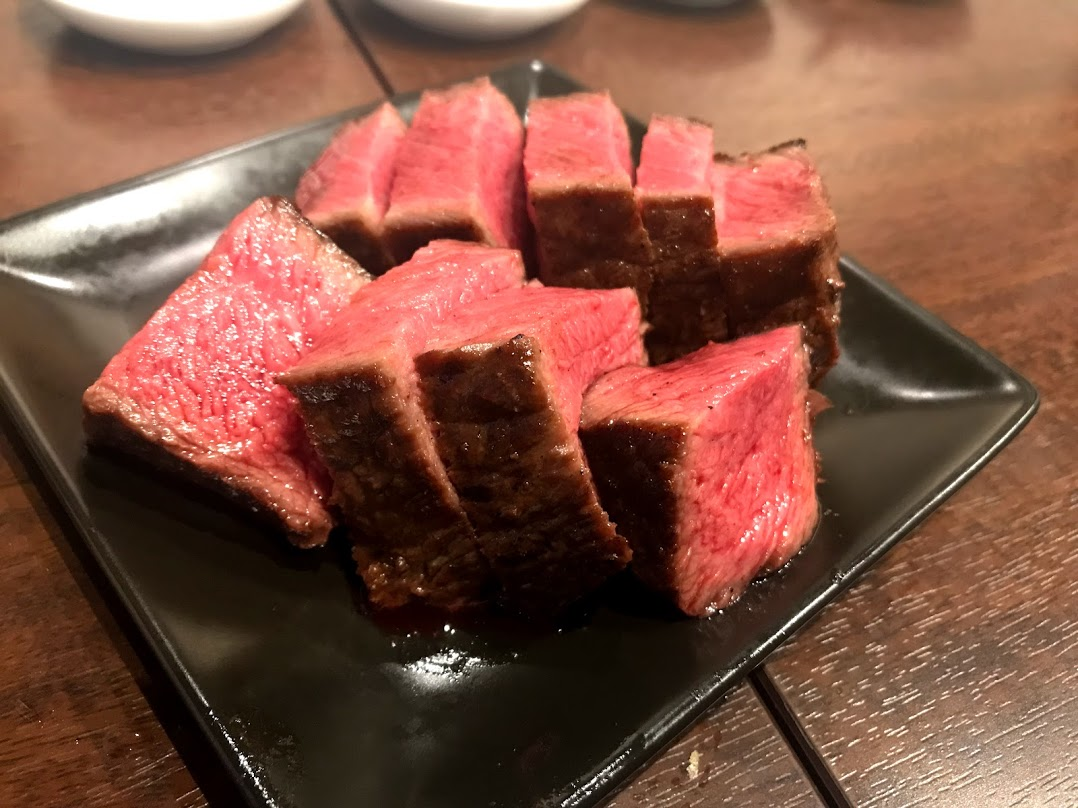
#> input picture niku.jpg, 1078 x 808 px
$ python img_datasize.py
#> lines starting #> are read from the running program, lines starting #| are printed output that depends on the picture
### img_resize.py
import os
import cv2 as cv

SAVE_DIR = "./pic_resize_data/"

#　画像読み込み
img_origin = cv.imread("niku.jpg")
#> img_origin is the input picture: shape (808, 1078, 3); mean B, G, R 65.7, 81.7, 128.2
height_origin = img_origin.shape[0]
#> height_origin = 808
width_origin  = img_origin.shape[1]
#> width_origin = 1078

#　圧縮して保存
comp_rate_array = [2,3,4,5,6,8,10,12,15,20]  #圧縮率
for i in comp_rate_array:
    height_rewrite = int(height_origin / i)
    width_rewrite  = int(width_origin / i)
    #  リサイズ
    img_rewrite = cv.resize(img_origin,(width_rewrite,height_rewrite))
    #  保存
    TITLE = "niku_div_" +str(i) + ".jpg"
    cv.imwrite(os.path.join(SAVE_DIR,TITLE),img_rewrite)
#> this loop made 10 passes
#> pass 3, `img_rewrite = cv.resize(img_origin,(width_rewrite,height_rewrite))`:
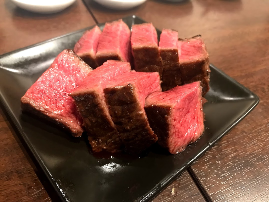
#> img_rewrite: shape (202, 269, 3); mean B, G, R 65.7, 81.7, 128.2

### img_datasize.py
from img_resize import TITLE
import os
import cv2 as cv

DATA_DIR = "./pic_resize_data/"
SAVE_DIR = "./pic_comparise_data/"

#  オリジナル画像読み込み
img_origin = cv.imread("niku.jpg")
height_origin = img_origin.shape[0]
width_origin  = img_origin.shape[1]

#　圧縮画像読み込み
NUM = 0
comp_rate = [4,9,16,25,36,64,100,144,225,400]
for img_name in os.listdir(DATA_DIR):
    img_div = cv.imread(os.path.join(DATA_DIR,img_name))
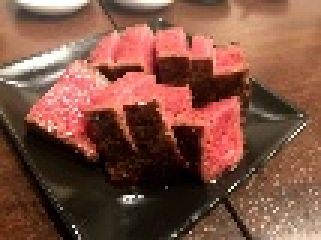
#> input picture pic_resize_data/div10_.jpg, 107 x 80 px (shown 3 times larger)
#> img_div is the input picture: shape (80, 107, 3); mean B, G, R 65.7, 81.5, 127.6
    if not img_div is None:
        #  リサイズ
        img_rest = cv.resize(img_div,(width_origin,height_origin))
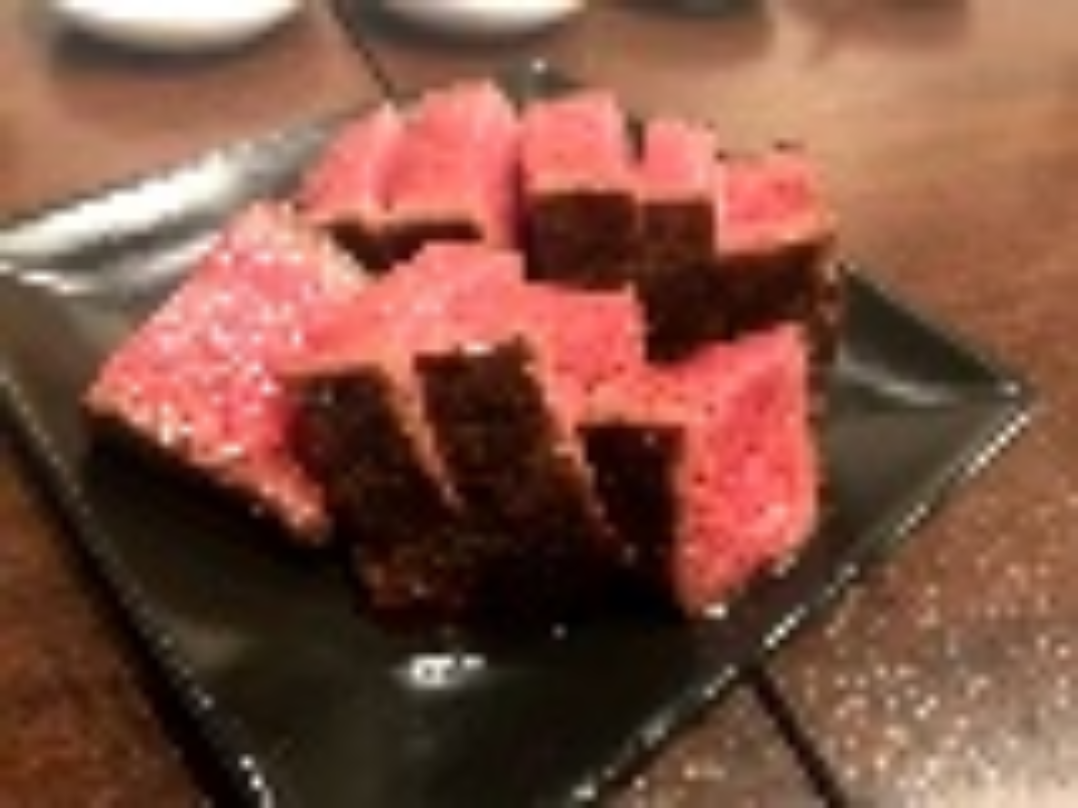
#> img_rest: shape (808, 1078, 3); mean B, G, R 65.6, 81.4, 127.5
        TITLE = "comp_rate_" + str(comp_rate[NUM]) + ".jpg"
        cv.imwrite(os.path.join(SAVE_DIR,TITLE),img_rest)
    NUM += 1
#> pass 2 of the loop `for img_name in os.listdir(DATA_DIR):`:
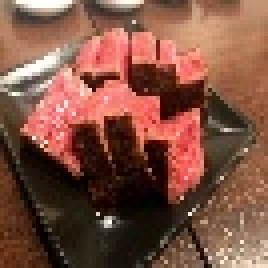
#> input picture pic_resize_data/div12_.jpg, 67 x 67 px (shown 4 times larger)
#> img_div is the input picture: shape (67, 67, 3); mean B, G, R 65.7, 81.5, 127.6
#> `img_rest = cv.resize(img_div,(width_origin,height_origin))`:
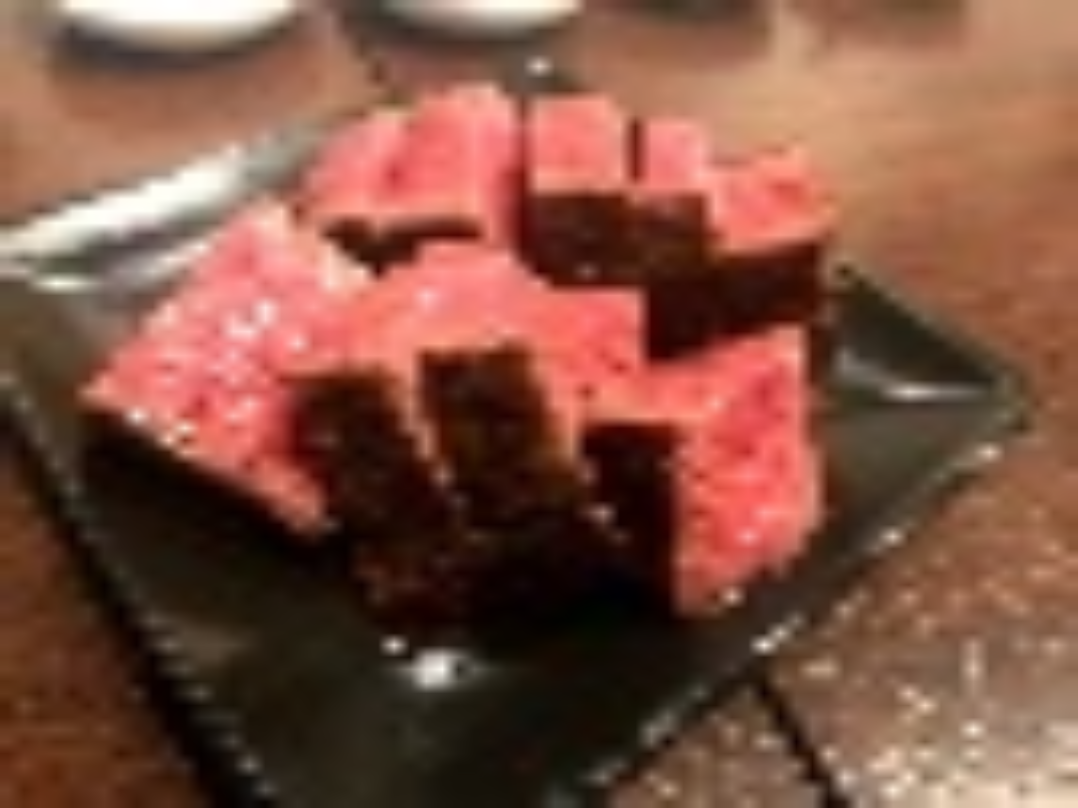
#> img_rest: shape (808, 1078, 3); mean B, G, R 65.6, 81.4, 127.4
#> pass 3 of the loop `for img_name in os.listdir(DATA_DIR):`:
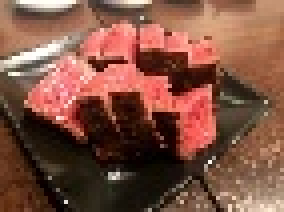
#> input picture pic_resize_data/div15_.jpg, 71 x 53 px (shown 4 times larger)
#> img_div is the input picture: shape (53, 71, 3); mean B, G, R 65.9, 81.6, 127.8
#> `img_rest = cv.resize(img_div,(width_origin,height_origin))`:
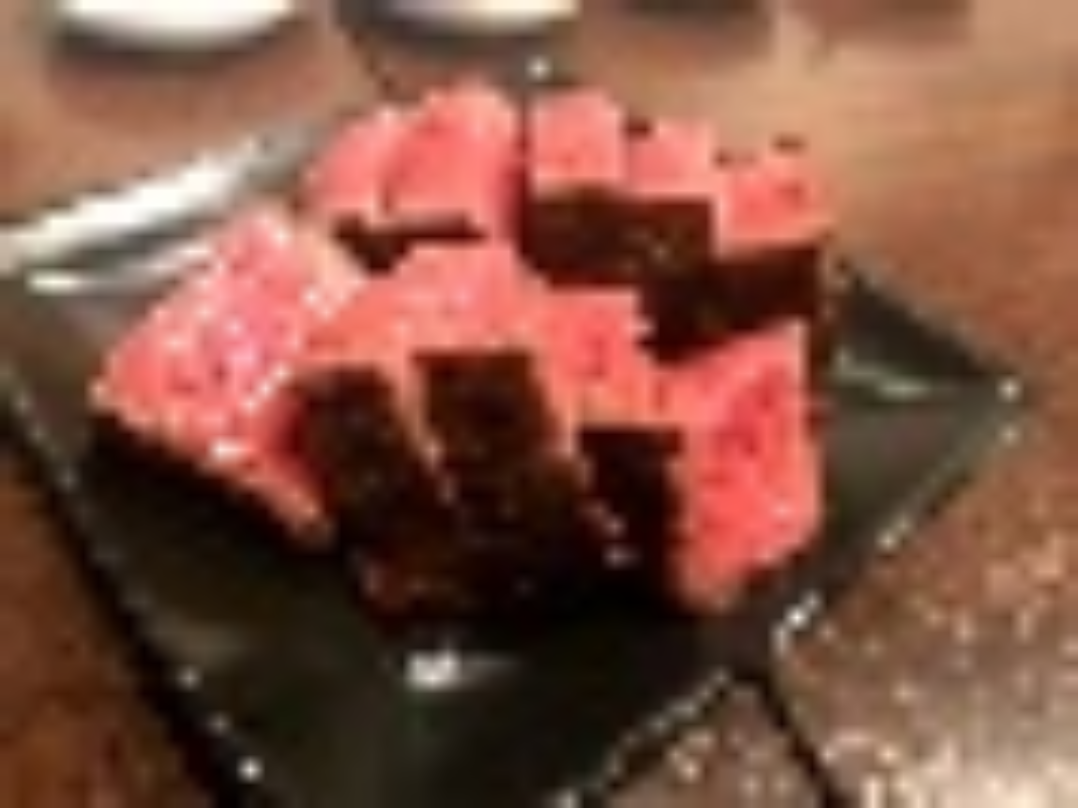
#> img_rest: shape (808, 1078, 3); mean B, G, R 65.8, 81.5, 127.7
